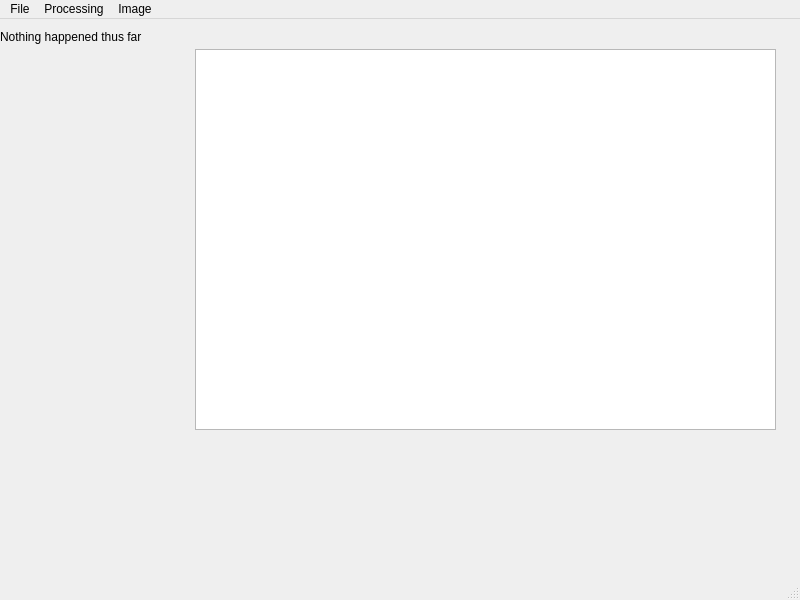
<?xml version="1.0" encoding="UTF-8"?>
<ui version="4.0">
 <class>MainWindow</class>
 <widget class="QMainWindow" name="MainWindow">
  <property name="geometry">
   <rect>
    <x>0</x>
    <y>0</y>
    <width>800</width>
    <height>600</height>
   </rect>
  </property>
  <property name="windowTitle">
   <string>MainWindow</string>
  </property>
  <widget class="QWidget" name="centralwidget">
   <widget class="QLabel" name="label">
    <property name="geometry">
     <rect>
      <x>0</x>
      <y>10</y>
      <width>221</width>
      <height>16</height>
     </rect>
    </property>
    <property name="text">
     <string>Nothing happened thus far</string>
    </property>
   </widget>
   <widget class="GraphicsView" name="graphicsView">
    <property name="geometry">
     <rect>
      <x>195</x>
      <y>30</y>
      <width>581</width>
      <height>381</height>
     </rect>
    </property>
   </widget>
  </widget>
  <widget class="QMenuBar" name="menubar">
   <property name="geometry">
    <rect>
     <x>0</x>
     <y>0</y>
     <width>800</width>
     <height>25</height>
    </rect>
   </property>
   <widget class="QMenu" name="menuFIle">
    <property name="title">
     <string>File</string>
    </property>
    <addaction name="actionCopy"/>
    <addaction name="actionPaste"/>
    <addaction name="actionSave"/>
   </widget>
   <widget class="QMenu" name="menuProcessing">
    <property name="title">
     <string>Processing</string>
    </property>
    <addaction name="actionSingle_Processing"/>
    <addaction name="actionBatch_Processing"/>
   </widget>
   <widget class="QMenu" name="menuImage">
    <property name="title">
     <string>Image</string>
    </property>
    <addaction name="actionLoad_Image"/>
   </widget>
   <addaction name="menuFIle"/>
   <addaction name="menuProcessing"/>
   <addaction name="menuImage"/>
  </widget>
  <widget class="QStatusBar" name="statusbar"/>
  <action name="actionSingle_Processing">
   <property name="text">
    <string>Single Processing</string>
   </property>
  </action>
  <action name="actionBatch_Processing">
   <property name="text">
    <string>Batch Processing</string>
   </property>
  </action>
  <action name="actionCopy">
   <property name="text">
    <string>Copy</string>
   </property>
   <property name="statusTip">
    <string>Copy the active image</string>
   </property>
   <property name="shortcut">
    <string>Ctrl+C</string>
   </property>
  </action>
  <action name="actionPaste">
   <property name="text">
    <string>Paste</string>
   </property>
   <property name="statusTip">
    <string>Paste into the active image</string>
   </property>
   <property name="shortcut">
    <string>Ctrl+V</string>
   </property>
  </action>
  <action name="actionSave">
   <property name="text">
    <string>Save</string>
   </property>
   <property name="statusTip">
    <string>Save the active image</string>
   </property>
   <property name="shortcut">
    <string>Ctrl+S</string>
   </property>
  </action>
  <action name="actionLoad_Image">
   <property name="text">
    <string>Load Image</string>
   </property>
  </action>
 </widget>
 <customwidgets>
  <customwidget>
   <class>GraphicsView</class>
   <extends>QGraphicsView</extends>
   <header>gui.graphicsview</header>
  </customwidget>
 </customwidgets>
 <resources/>
 <connections/>
</ui>
